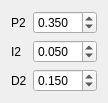
                 <widget class="QWidget" name="gridLayoutWidget_3">
                  <property name="geometry">
                   <rect>
                    <x>370</x>
                    <y>100</y>
                    <width>93</width>
                    <height>89</height>
                   </rect>
                  </property>
                  <layout class="QGridLayout" name="gridLayout_10">
                   <item row="1" column="0">
                    <widget class="QLabel" name="label_29">
                     <property name="font">
                      <font>
                       <pointsize>9</pointsize>
                       <weight>50</weight>
                       <italic>false</italic>
                       <bold>false</bold>
                      </font>
                     </property>
                     <property name="text">
                      <string>I2</string>
                     </property>
                    </widget>
                   </item>
                   <item row="2" column="0">
                    <widget class="QLabel" name="label_30">
                     <property name="font">
                      <font>
                       <pointsize>9</pointsize>
                       <weight>50</weight>
                       <italic>false</italic>
                       <bold>false</bold>
                      </font>
                     </property>
                     <property name="text">
                      <string>D2</string>
                     </property>
                    </widget>
                   </item>
                   <item row="0" column="0">
                    <widget class="QLabel" name="label_31">
                     <property name="font">
                      <font>
                       <pointsize>9</pointsize>
                       <weight>50</weight>
                       <italic>false</italic>
                       <bold>false</bold>
                      </font>
                     </property>
                     <property name="text">
                      <string>P2</string>
                     </property>
                    </widget>
                   </item>
                   <item row="2" column="1">
                    <widget class="QDoubleSpinBox" name="doubleSpinBoxD2Misi_2">
                     <property name="font">
                      <font>
                       <pointsize>9</pointsize>
                       <weight>50</weight>
                       <italic>false</italic>
                       <bold>false</bold>
                      </font>
                     </property>
                     <property name="decimals">
                      <number>3</number>
                     </property>
                     <property name="singleStep">
                      <double>0.100000000000000</double>
                     </property>
                     <property name="value">
                      <double>0.150000000000000</double>
                     </property>
                    </widget>
                   </item>
                   <item row="0" column="1">
                    <widget class="QDoubleSpinBox" name="doubleSpinBoxP2Misi_2">
                     <property name="font">
                      <font>
                       <pointsize>9</pointsize>
                       <weight>50</weight>
                       <italic>false</italic>
                       <bold>false</bold>
                      </font>
                     </property>
                     <property name="decimals">
                      <number>3</number>
                     </property>
                     <property name="singleStep">
                      <double>0.200000000000000</double>
                     </property>
                     <property name="value">
                      <double>0.350000000000000</double>
                     </property>
                    </widget>
                   </item>
                   <item row="1" column="1">
                    <widget class="QDoubleSpinBox" name="doubleSpinBoxI2Misi_2">
                     <property name="font">
                      <font>
                       <pointsize>9</pointsize>
                       <weight>50</weight>
                       <italic>false</italic>
                       <bold>false</bold>
                      </font>
                     </property>
                     <property name="decimals">
                      <number>3</number>
                     </property>
                     <property name="singleStep">
                      <double>0.100000000000000</double>
                     </property>
                     <property name="value">
                      <double>0.050000000000000</double>
                     </property>
                    </widget>
                   </item>
                  </layout>
                 </widget>
